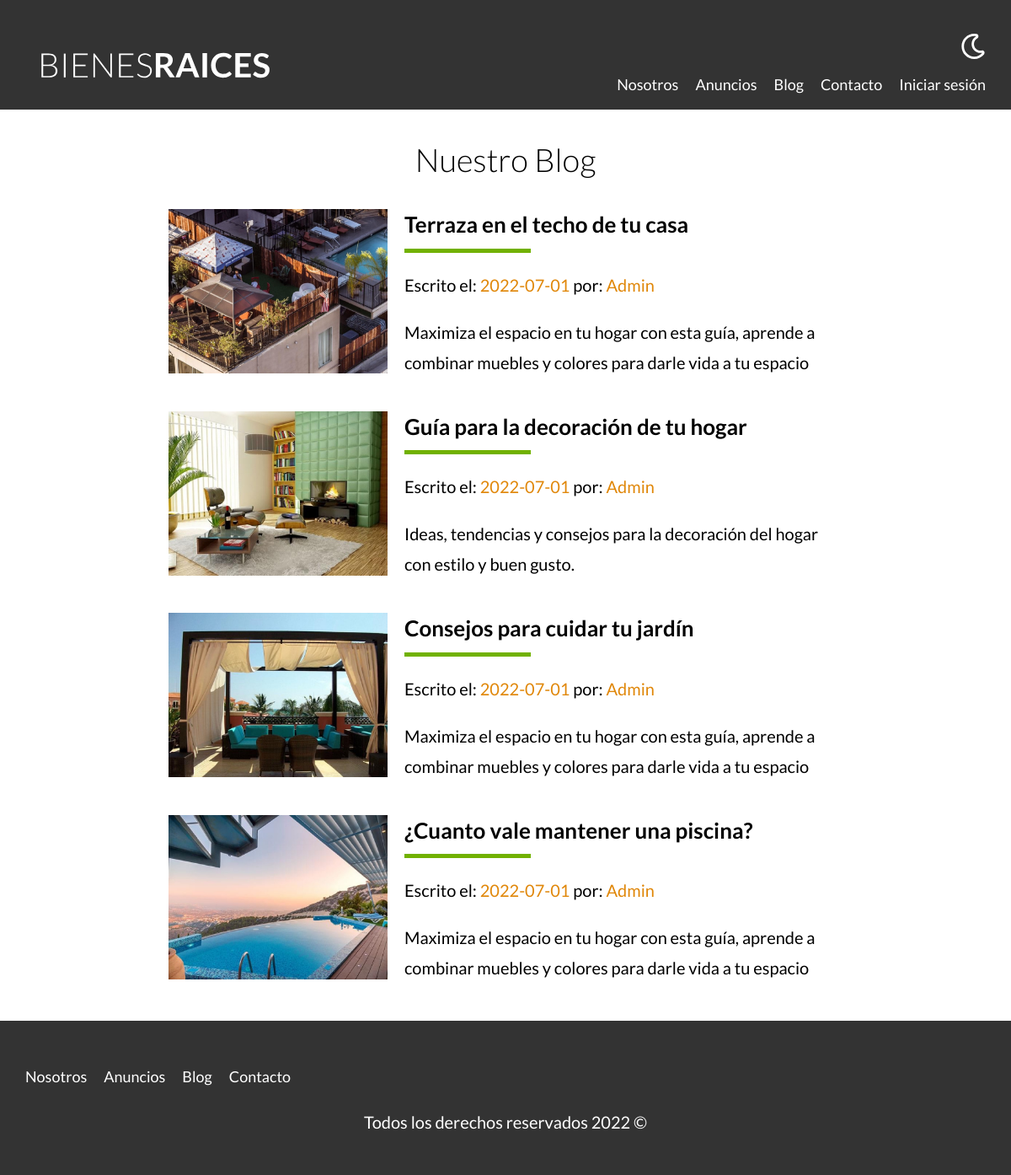
Page /blog on the committed database.
### tables this page shows
CREATE TABLE `blogs` (
  `id` int NOT NULL AUTO_INCREMENT,
  `titulo` varchar(255) NOT NULL DEFAULT 'NULL',
  `fecha` date NOT NULL,
  `autor` varchar(45) NOT NULL DEFAULT 'NULL',
  `detalles` longtext NOT NULL,
  `imagen` varchar(200) DEFAULT 'NULL',
  `descripcion` varchar(150) NOT NULL DEFAULT 'NULL',
  PRIMARY KEY (`id`)
);

### controllers/PaginasController.php (called while the page is built, shortened)
<?php
class PaginasController {
    public static function blog(Router $router) {
        $blogs = Blog::all();
        $router->render('paginas/blog', [
            'blogs' => $blogs
        ]);
    }
}

### public/index.php (called while the page is built, shortened)
<?php
$router = new Router();
$router->get('/admin', [PropiedadController::class, 'index']);
$router->get('/propiedades/crear', [PropiedadController::class, 'crear']);
$router->post('/propiedades/crear', [PropiedadController::class, 'crear']);
$router->get('/propiedades/actualizar', [PropiedadController::class, 'actualizar']);
$router->post('/propiedades/actualizar', [PropiedadController::class, 'actualizar']);
$router->post('/propiedades/eliminar', [PropiedadController::class, 'eliminar']);
$router->get('/vendedores/crear', [VendedorController::class, 'crear']);
$router->post('/vendedores/crear', [VendedorController::class, 'crear']);
$router->get('/vendedores/actualizar', [VendedorController::class, 'actualizar']);
$router->post('/vendedores/actualizar', [VendedorController::class, 'actualizar']);
$router->post('/vendedores/eliminar', [VendedorController::class, 'eliminar']);
$router->get('/blogs/crear', [BlogController::class, 'crear']);
$router->post('/blogs/crear', [BlogController::class, 'crear']);
$router->get('/blogs/actualizar', [BlogController::class, 'actualizar']);
$router->post('/blogs/actualizar', [BlogController::class, 'actualizar']);
$router->post('/blogs/eliminar', [BlogController::class, 'eliminar']);
$router->get('/', [PaginasController::class, 'index']);
$router->get('/nosotros', [PaginasController::class, 'nosotros']);
$router->get('/propiedades', [PaginasController::class, 'propiedades']);
$router->get('/propiedad', [PaginasController::class, 'propiedad']);
$router->get('/blog', [PaginasController::class, 'blog']);
$router->get('/entrada', [PaginasController::class, 'entrada']);
$router->get('/contacto', [PaginasController::class, 'contacto']);
$router->post('/contacto', [PaginasController::class, 'contacto']);
$router->get('/login', [LoginController::class, 'login']);
$router->post('/login', [LoginController::class, 'login']);
$router->get('/logout', [LoginController::class, 'logout']);
$router->comprobarRutas();

### models/ActiveRecord.php (called while the page is built, shortened)
<?php
class ActiveRecord {
    protected static $db;
    protected static $tabla = '';
    public static function setDB($database) {
        self::$db = $database;
    }
    public static function all() {
        $query = " SELECT * FROM " . static::$tabla;
        $resultado = self::consultarSQL($query);
        return $resultado;
    }
    public static function consultarSQL($query) {
        $resultado = self::$db->query($query);
        $array = [];
        while($registro = $resultado->fetch_assoc()) {
            $array[] =  static::crearObjeto($registro);
        }
        return $array;
    }
    protected static function crearObjeto($registro) {
        $objeto = new static;
        foreach($registro as $key => $value) {
            if( property_exists($objeto, $key)) {
                $objeto->$key = $value;
            }
        }
        return $objeto;
    }
}

### views/paginas/blog.php (the view)
<main class="contenedor seccion contenido-centrado">
    <h1 data-cy="heading-blog">Nuestro Blog</h1>
    <?php foreach($blogs as $blog) { ?>
        <article data-cy="entrada-blog" class="entrada-blog">
            <div class="imagen">
                <picture>
                    <img loading="lazy" src="/imagenes/<?php echo $blog->imagen; ?>" alt="Texto Entrada Blog">
                </picture>
            </div>
            <div class="texto-entrada">
                <a data-cy="enlace-blog" href="entrada?id=<?php echo $blog->id; ?>">
                    <h4 class="titulo-blog"><?php echo $blog->titulo; ?></h4>
                    <p class="informacion-meta">Escrito el: <span><?php echo $blog->fecha; ?></span> por: <span><span><?php echo $blog->autor; ?></span> </p>
                    <p><?php echo $blog->descripcion; ?></p>
                </a>
            </div>
        </article>
    <?php } ; ?>
</main>

### public/build/css/app.css (style rules this page uses)
html { -webkit-text-size-adjust:100%;line-height:1.15 }
body { margin:0 }
main { display:block }
h1 { font-size:2em;margin:.67em 0 }
a { background-color:transparent }
img { border-style:none }
html { box-sizing:border-box;font-size:62.5% }
*,:after,:before { box-sizing:inherit }
body { font-family:Lato,sans-serif;font-size:1.6rem;line-height:1.8 }
p { color:#000;font-size:2rem }
.contenedor { margin:0 auto;max-width:120rem;width:95% }
a { text-decoration:none }
img,picture { display:block;width:100% }
h1,h2,h3 { font-family:Lato,sans-serif;font-weight:300;margin:2.5rem 0;text-align:center }
h1 { font-size:3.8rem }
h4 { font-size:2.6rem }
.seccion { margin-bottom:2.5rem;margin-top:2.5rem }
.contenido-centrado { max-width:80rem }
.entrada-blog { margin-bottom:2rem }
@media (min-width:768px) { .entrada-blog { -moz-column-gap:2rem;column-gap:2rem;display:grid;grid-template-columns:1fr 2fr } }
.entrada-blog:last-of-type { margin-bottom:0 }
.informacion-meta span { color:#e08709 }
.texto-entrada a { color:#000;display:block;margin-top:2rem }
@media (min-width:768px) { .texto-entrada a { margin-top:0 } }
.texto-entrada h4 { line-height:1.4;margin:0 }
.texto-entrada h4:after { background-color:#71b100;content:"";display:block;height:.5rem;margin-top:1rem;width:15rem }

### rows in the picture
blogs: imagen (picture), titulo "Terraza en el techo de tu casa", fecha "2022-07-01", autor "Admin", descripcion "Maximiza el espacio en tu hogar con esta guía, aprende a combinar muebles y colores para darle vida a tu espacio"
blogs: shows a picture, titulo "Guía para la decoración de tu hogar", fecha "2022-07-01", autor "Admin", descripcion "Ideas, tendencias y consejos para la decoración del hogar con estilo y buen gusto."
blogs: shows a picture, titulo "Consejos para cuidar tu jardín", fecha "2022-07-01", autor "Admin", descripcion "Maximiza el espacio en tu hogar con esta guía, aprende a combinar muebles y colores para darle vida a tu espacio"
blogs: shows a picture, titulo "¿Cuanto vale mantener una piscina?", fecha "2022-07-01", autor "Admin", descripcion "Maximiza el espacio en tu hogar con esta guía, aprende a combinar muebles y colores para darle vida a tu espacio"

### other values in the picture
date ('Y') "2022"
